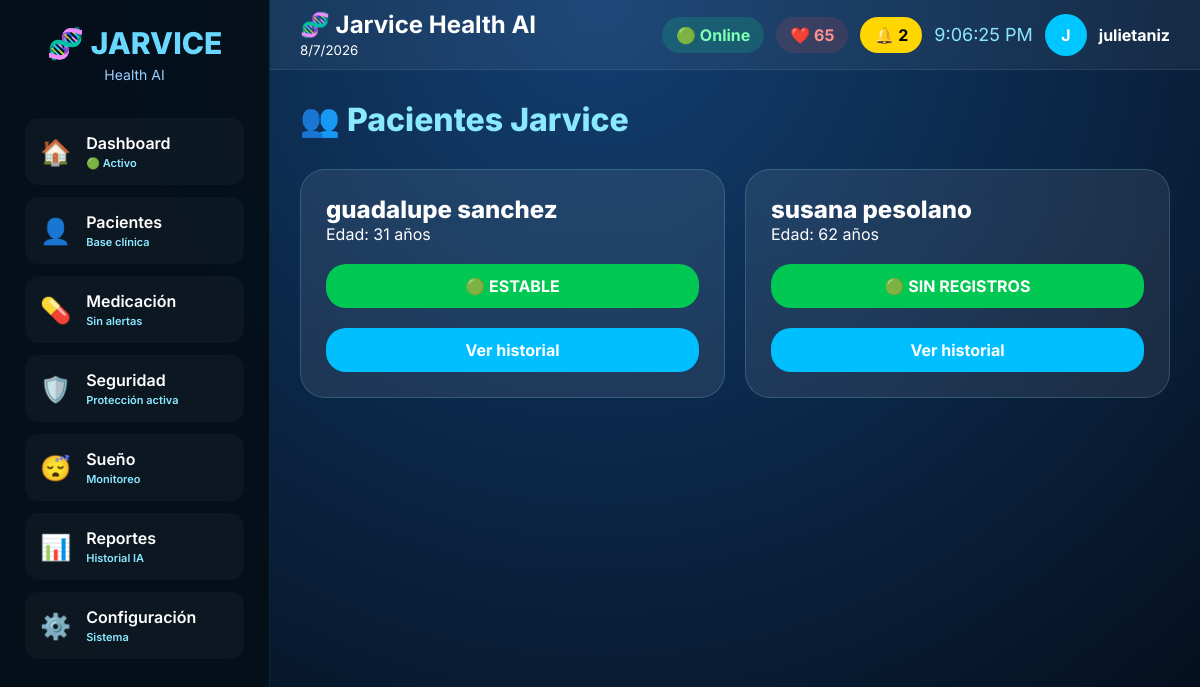
The app's page /pacientes/ (signed in), older data.
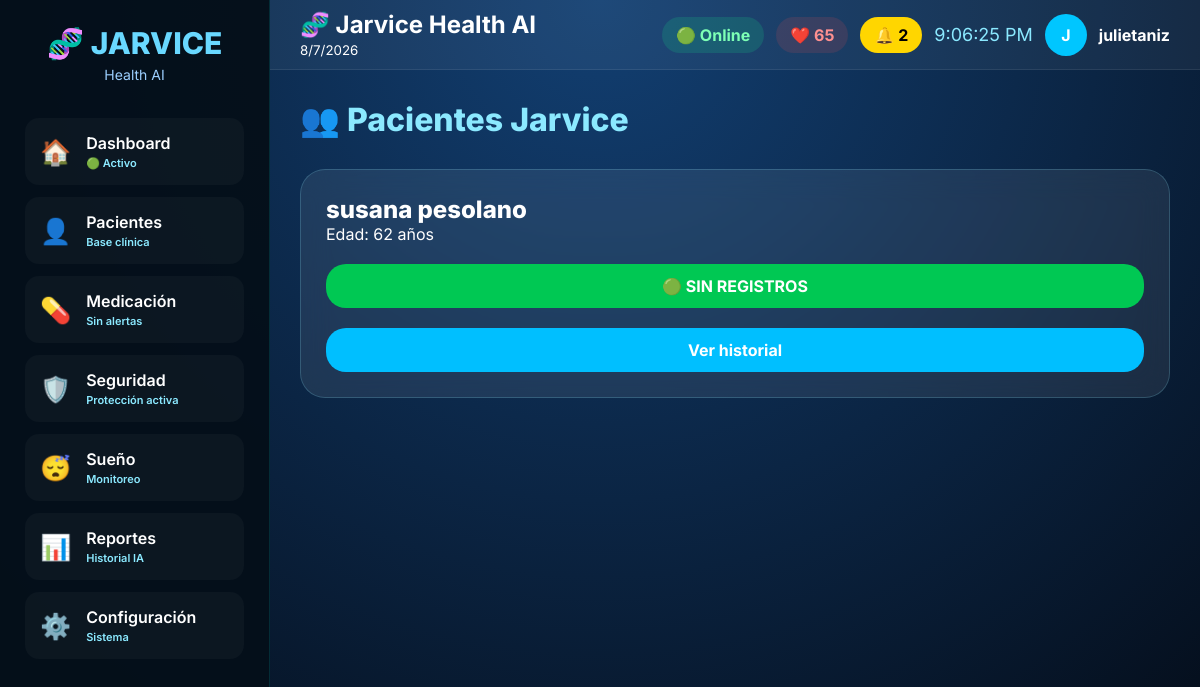
The same page, newer data.
### mi_app_salud/models.py (models this page shows, shortened)
class Paciente(models.Model):
    SEXOS = [
        ("F", "Femenino"),
        ("M", "Masculino"),
        ("O", "Otro"),
    ]
    nombre = models.CharField(max_length=100)
    apellido = models.CharField(max_length=100)
    historia_clinica = models.CharField(
    max_length=20,
    unique=True,
    blank=True,
    null=True
)
    dni = models.CharField(
        max_length=20,
        unique=True,
        blank=True,
        null=True
    )
    edad = models.PositiveIntegerField()
    fecha_nacimiento = models.DateField(
        blank=True,
        null=True
    )
    sexo = models.CharField(
        max_length=1,
        choices=SEXOS,
        blank=True
    )
    grupo_sanguineo = models.CharField(
        max_length=5,
        blank=True
    )
    peso = models.DecimalField(
        max_digits=5,
        decimal_places=2,
        blank=True,
        null=True
    )
    altura = models.DecimalField(
        max_digits=4,
        decimal_places=2,
        blank=True,
        null=True
    )
    alergias = models.TextField(
        blank=True
    )
    enfermedades = models.TextField(
        blank=True
    )
    telefono = models.CharField(
        max_length=30,
        blank=True
    )
    direccion = models.TextField(
        blank=True
    )
    contacto_emergencia = models.CharField(
        max_length=150,
        blank=True
    )
    telefono_emergencia = models.CharField(
        max_length=30,
        blank=True
    )
    medico_cabecera = models.CharField(
        max_length=150,
        blank=True
    )
    observaciones = models.TextField(
        blank=True
    )
    fecha_creacion = models.DateTimeField(
        auto_now_add=True
    )

### mi_app_salud/views.py (the view)
@login_required
def pacientes(request):
    pacientes = Paciente.objects.all()
    datos = []
    for paciente in pacientes:
        ultimo = RegistroSalud.objects.filter(
            paciente=paciente
        ).order_by("-fecha").first()
        datos.append(
            {
                "paciente": paciente,
                "ultimo": ultimo
            }
        )
    return render(
        request,
        "mi_app_salud/pacientes.html",
        {
            "datos": datos
        }
    )

### mi_app_salud/templates/mi_app_salud/pacientes.html (shortened to what this page needs)
{% extends "mi_app_salud/base.html" %}
{% block contenido %}
<h1 class="titulo">
👥 Pacientes Jarvice
</h1>
<div class="grid">
{% for item in datos %}
<div class="card-paciente">
<div class="nombre">
{{item.paciente.nombre}}
{{item.paciente.apellido}}
</div>
<p>
Edad:
{{item.paciente.edad}}
años
</p>
{% if item.ultimo %}
{% if item.ultimo.estado == "CRITICO" %}
<div class="estado critico">
🔴 CRÍTICO
</div>
{% elif item.ultimo.estado == "DOLOR" %}
<div class="estado alerta">
🟡 ATENCIÓN
</div>
{% else %}
<div class="estado ok">
🟢 ESTABLE
</div>
{% endif %}
{% else %}
<div class="estado ok">
🟢 SIN REGISTROS
</div>
{% endif %}
<a class="btn"
href="{% url 'historial_paciente' item.paciente.id %}">
Ver historial
</a>
</div>
{% empty %}
<h2>
No hay pacientes registrados
</h2>
{% endfor %}
</div>
{% endblock %}

Row changes from the older to the newer data that the page shows:
removed Paciente: paciente.nombre "guadalupe", paciente.apellido "sanchez", paciente.edad "31", shows "🟢 ESTABLE"
